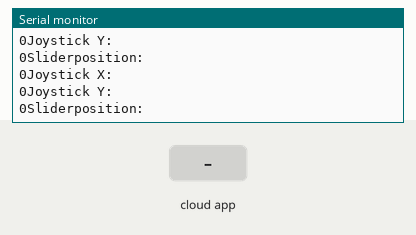
This sketch was run on a simulated Arduino Mega 2560, built with avr-gcc and run on an emulated ATmega2560. Parts: the last lines printed to the serial monitor. The test bench sets the inputs (shaded band). The RemoteXY app is connected.

Above: at 1.2 s.
1.3 s: the phone or cloud app sets slider_01 to 25
4.3 s: the phone or cloud app sets joystick_01_x to -100
5.8 s: the phone or cloud app sets joystick_01_y to -100
At 6.17 s:
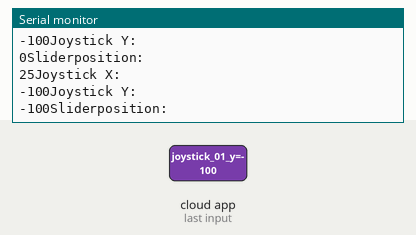
7.3 s: the phone or cloud app sets joystick_01_x to 0
10.3 s: the phone or cloud app sets slider_01 to 50
11.8 s: the phone or cloud app sets joystick_01_y to 100
At 12.14 s:
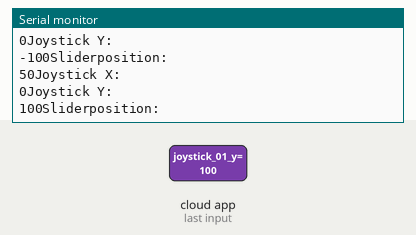
Timing chart, 0 to 14.3 s (numbered marks = the images above; inputs shaded):
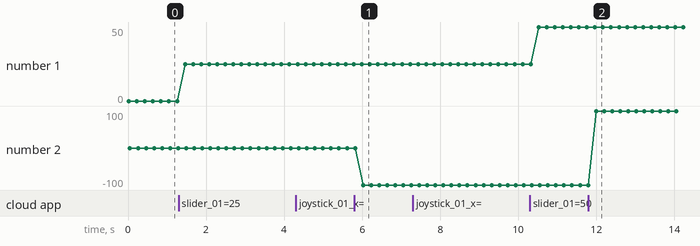

The sketch:

BluetoothTest.ino
```cpp
// (licence header left out)
//////////////////////////////////////////////
//        RemoteXY include library          //
//////////////////////////////////////////////

// you can enable debug logging to Serial at 115200
//#define REMOTEXY__DEBUGLOG

// RemoteXY select connection mode and include library
#define REMOTEXY_MODE__HARDSERIAL


// RemoteXY connection settings
#define REMOTEXY_SERIAL Serial1
#define REMOTEXY_SERIAL_SPEED 9600


#include <RemoteXY.h>

// RemoteXY GUI configuration
#pragma pack(push, 1)
uint8_t RemoteXY_CONF[] =   // 47 bytes
  { 255,3,0,0,0,40,0,19,0,0,0,0,31,2,106,200,200,84,1,1,
  2,0,4,46,111,14,36,131,19,15,46,0,2,26,5,20,27,60,60,31,
  15,53,53,0,2,26,31 };

// this structure defines all the variables and events of your control interface
struct {

    // input variables
  int8_t slider_01; // from 0 to 100
  int8_t joystick_01_x; // from -100 to 100
  int8_t joystick_01_y; // from -100 to 100

    // other variable
  uint8_t connect_flag;  // =1 if wire connected, else =0

} RemoteXY;
#pragma pack(pop)

/////////////////////////////////////////////
//           END RemoteXY include          //
/////////////////////////////////////////////
//////////////////////////////////////////////////
//                 Setup-Funktion               //
//////////////////////////////////////////////////

/**
 * @brief Initialisiert die RemoteXY-Schnittstelle und serielle Kommunikation.
 */
void setup() {
  RemoteXY_Init();         ///< Initialisiert die RemoteXY-Verbindung
  Serial.begin(9600);      ///< Startet serielle Kommunikation mit 9600 Baud
}

//////////////////////////////////////////////////
//                 Loop-Funktion                //
//////////////////////////////////////////////////

/**
 * @brief Hauptprogrammschleife: verarbeitet GUI-Eingaben und gibt Werte aus.
 */
void loop() {
  RemoteXY_Handler();      ///< Verarbeitet Benutzereingaben aus der RemoteXY-App

  Serial.println("Sliderposition:");
  Serial.print(RemoteXY.slider_01);        ///< Gibt den Wert des Schiebereglers aus

  Serial.println("Joystick X:");
  Serial.print(RemoteXY.joystick_01_x);    ///< Gibt den X-Wert des Joysticks aus

  Serial.println("Joystick Y:");
  Serial.print(RemoteXY.joystick_01_y);    ///< Gibt den Y-Wert des Joysticks aus

  RemoteXY_delay(200);     ///< Wartet 200 Millisekunden (empfohlene Methode)
}
```

Measured:
- after the input at 5.8 s, the serial monitor: prints a new line after 0.23 s (image 1)
- after the input at 11.8 s, the serial monitor: prints a new line after 0.20 s (image 2)
- plotted number 1: 0 → 25 after the input at 1.3 s, 25 → 50 after the input at 10.3 s
- plotted number 2: -100 → 100 after the input at 11.8 s
